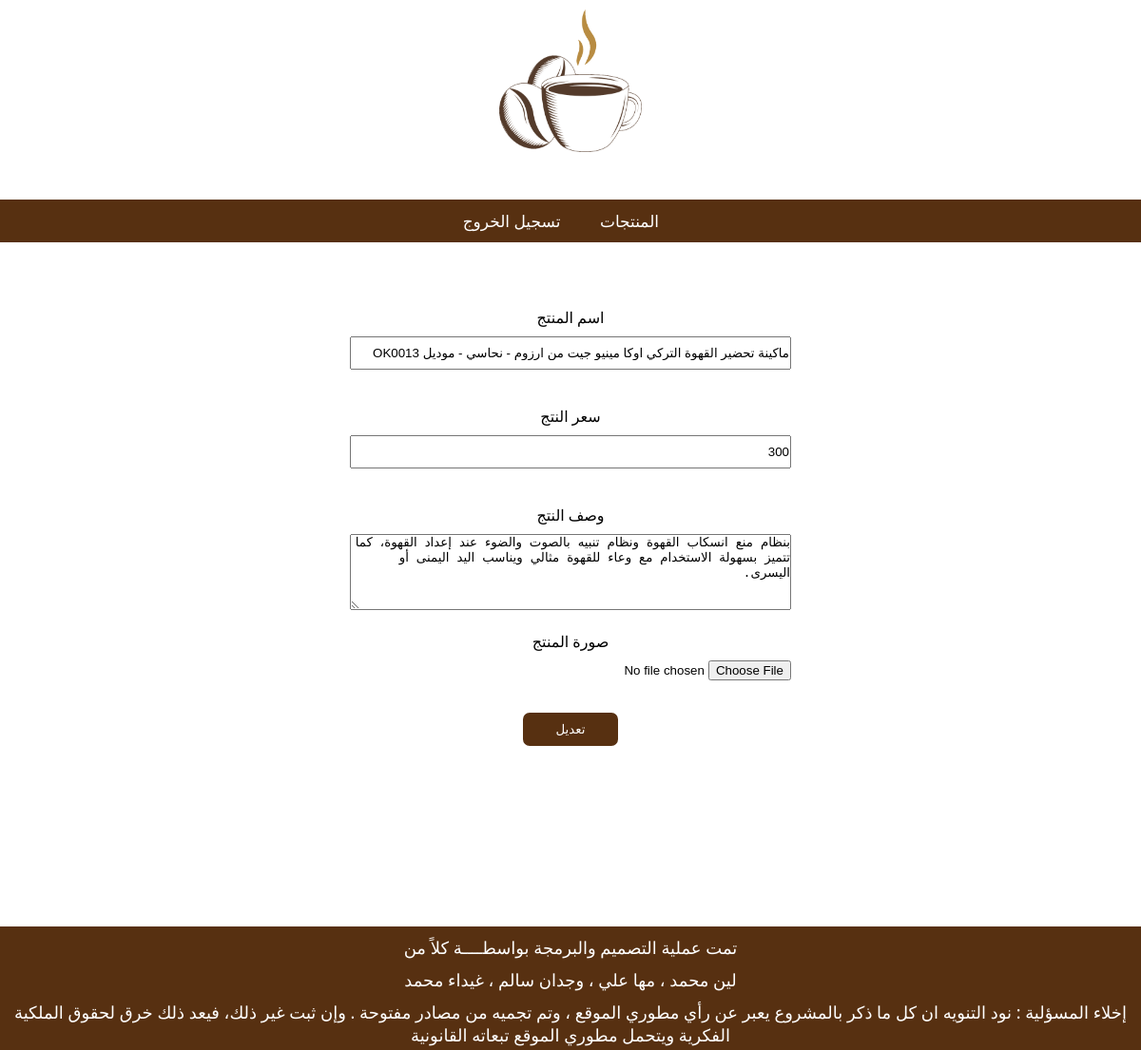
The app's page /editproduct.php?id=11 with its own data.
### tables this page shows
CREATE TABLE `products` (
  `id` int NOT NULL,
  `product_name` varchar(200) NOT NULL,
  `product_desc` text NOT NULL,
  `price` float NOT NULL,
  `product_img` varchar(200) NOT NULL
);

### editProduct.php (the view, shortened to what this page needs)
<?php
    include_once "database.php";
    $id = $_GET['id'];
    $statement = $connect->prepare("select * from products where id = ? ");
    $statement->execute(array($id));
    $product = $statement->fetch();
    $name = $product['product_name'];
    $price = $product['price'];
    $desc = $product['product_desc'];
?>
<!DOCTYPE html>
<html >
<head>
    <link rel="stylesheet" href="style.css">
</head>
<body>
    <div class="header">
        <div class="siteLogo">
            <img src="images/home.gif" alt="">
        </div>
        <ul>
            <li><a href="adminHome.php">المنتجات</a></li>
            <li><a href='logout.php'>تسجيل الخروج</a></li>
        </ul>
    </div>
    <div class="main">
        <div class="main-container">
            <form enctype="multipart/form-data" action="" method="POST">
                <label for="email">اسم المنتج</label>
                <input type="text" required value="<?php echo $name?>" name="name" placeholder="أدخل الاسم هنا ...">
                <label for="email">سعر النتج</label>
                <input type="number" min="1" required value="<?php echo $price?>" name="price" placeholder="أدخل السعر هنا ...">
                <label for="desc">وصف النتج</label>
                <textarea name="desc" id="" cols="30" placeholder="أدخل الوصف هنا" rows="10"><?php echo $desc?></textarea>
                <label for="image">صورة المنتج</label>
                <input type="file" required name="image">
                <input type="submit" name="update" value="تعديل">
        </form>
        </div>
    </div>
    <footer>
        <p>تمت عملية التصميم والبرمجة بواسطــــة كلاً من </p>
        <p>لين محمد ، مها علي ، وجدان سالم ، غيداء محمد</p>
        <p>إخلاء المسؤلية : نود التنويه ان كل ما ذكر بالمشروع يعبر عن رأي مطوري الموقع ، وتم تجميه من مصادر مفتوحة
            . وإن ثبت غير ذلك، فيعد ذلك خرق لحقوق الملكية الفكرية ويتحمل مطوري الموقع تبعاته القانونية</p>
    </footer>
</body>
</html>

### style.css (style rules this page uses)
* { margin: 0; padding: 0; box-sizing: border-box; }
.header { width: 100%; height: 250px; text-align: center; }
.header .siteLogo { display: block; height: 200px; margin-top: 10px; }
.siteLogo img { width: 150px; height: 150px; }
.header ul { list-style: none; width: 100%; height: 45px; background-color: #573011; direction: rtl; }
.header ul li { display: inline-block; width: 120px; color: white; height: 45px; cursor: pointer; }
.header ul li a { text-decoration: none; color:white; line-height: 45px; display: block; font-size: 17px; font-family: 'Segoe UI', Tahoma, Geneva, Verdana, sans-serif; }
.main { direction: rtl; margin-bottom: 150px; margin-top: 25px; }
.main-container { margin-top: 25px; direction: rtl; padding: 20px; text-align: center; margin-bottom: 150px; }
footer { background-position-y: fixed; bottom: 0; background-color: #573011; color: white; font-size: 18px; width: 100%; text-align: center; padding: 10px; height: 130px; }
footer p { width: 100%; margin: 0 auto; margin-bottom: 10px; font-family: 'Segoe UI', Tahoma, Geneva, Verdana, sans-serif; }
.main-container form { width: 40%; margin: 0 auto; text-align: center; }
.main-container form label { display: block; margin-bottom: 10px; margin-top: 20px; }
.main-container form input { height: 35px; width: 100%; margin-bottom: 20px; }
.main-container form input[type='submit'] { width: 100px; height: 35px; background-color: #573011; color: white; border: 2px solid #573011; border-radius: 7px; }
textarea { height: 80px; width: 100%; resize: vertical; }

### records on screen
products: name "ماكينة تحضير القهوة التركي اوكا مينيو جيت من ارزوم - نحاسي - موديل OK0013", price "300", desc "بنظام منع انسكاب القهوة ونظام تنبيه بالصوت والضوء عند إعداد القهوة، كما تتميز بسهولة الاستخدام مع وعاء للقهوة مثالي ويناسب اليد اليمنى أو اليسرى."
